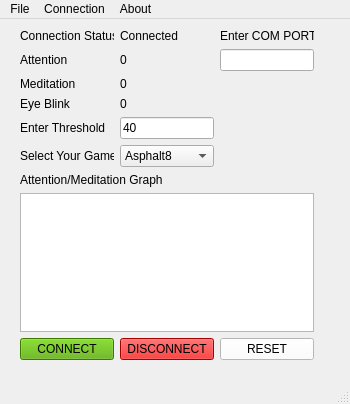
<?xml version="1.0" encoding="UTF-8"?>
<ui version="4.0">
 <class>MainWindow</class>
 <widget class="QMainWindow" name="MainWindow">
  <property name="geometry">
   <rect>
    <x>0</x>
    <y>0</y>
    <width>350</width>
    <height>404</height>
   </rect>
  </property>
  <property name="minimumSize">
   <size>
    <width>350</width>
    <height>200</height>
   </size>
  </property>
  <property name="windowTitle">
   <string>MainWindow</string>
  </property>
  <widget class="QWidget" name="centralwidget">
   <widget class="QWidget" name="gridLayoutWidget">
    <property name="geometry">
     <rect>
      <x>20</x>
      <y>10</y>
      <width>294</width>
      <height>331</height>
     </rect>
    </property>
    <layout class="QGridLayout" name="gridLayout_2">
     <item row="9" column="1">
      <widget class="QPushButton" name="pushButton_2">
       <property name="styleSheet">
        <string notr="true">background-color: rgb(230, 0, 0);
font: 11pt &quot;MS Shell Dlg 2&quot;;</string>
       </property>
       <property name="text">
        <string>DISCONNECT</string>
       </property>
      </widget>
     </item>
     <item row="0" column="0">
      <widget class="QLabel" name="label_2">
       <property name="text">
        <string>Connection Status:</string>
       </property>
      </widget>
     </item>
     <item row="0" column="1">
      <widget class="QLabel" name="label_5">
       <property name="text">
        <string>Connected</string>
       </property>
      </widget>
     </item>
     <item row="9" column="2">
      <widget class="QPushButton" name="pushButton_3">
       <property name="styleSheet">
        <string notr="true">background-color: rgb(255, 255, 255);
font: 11pt &quot;MS Shell Dlg 2&quot;;</string>
       </property>
       <property name="text">
        <string>RESET</string>
       </property>
      </widget>
     </item>
     <item row="9" column="0">
      <widget class="QPushButton" name="pushButton">
       <property name="styleSheet">
        <string notr="true">background-color: rgb(85, 170, 0);
font: 12pt &quot;MS Shell Dlg 2&quot;;</string>
       </property>
       <property name="text">
        <string>CONNECT</string>
       </property>
      </widget>
     </item>
     <item row="5" column="1">
      <widget class="QComboBox" name="comboBox">
       <item>
        <property name="text">
         <string>Asphalt8</string>
        </property>
       </item>
       <item>
        <property name="text">
         <string>GTA Sanandreas</string>
        </property>
       </item>
       <item>
        <property name="text">
         <string>NFS MMW</string>
        </property>
       </item>
      </widget>
     </item>
     <item row="4" column="1">
      <widget class="QLineEdit" name="lineEdit">
       <property name="text">
        <string>40</string>
       </property>
      </widget>
     </item>
     <item row="4" column="0">
      <widget class="QLabel" name="label_6">
       <property name="text">
        <string>Enter Threshold</string>
       </property>
      </widget>
     </item>
     <item row="1" column="0">
      <widget class="QLabel" name="label_3">
       <property name="text">
        <string>Attention</string>
       </property>
      </widget>
     </item>
     <item row="1" column="1">
      <widget class="QLabel" name="label_8">
       <property name="text">
        <string>0</string>
       </property>
      </widget>
     </item>
     <item row="3" column="0">
      <widget class="QLabel" name="label_7">
       <property name="text">
        <string>Eye Blink</string>
       </property>
      </widget>
     </item>
     <item row="7" column="0" colspan="3">
      <widget class="QTextEdit" name="textEdit"/>
     </item>
     <item row="3" column="1">
      <widget class="QLabel" name="label_10">
       <property name="text">
        <string>0</string>
       </property>
      </widget>
     </item>
     <item row="2" column="1">
      <widget class="QLabel" name="label_9">
       <property name="text">
        <string>0</string>
       </property>
      </widget>
     </item>
     <item row="5" column="0">
      <widget class="QLabel" name="label">
       <property name="font">
        <font>
         <weight>50</weight>
         <bold>false</bold>
        </font>
       </property>
       <property name="text">
        <string>Select Your Game:</string>
       </property>
      </widget>
     </item>
     <item row="2" column="0">
      <widget class="QLabel" name="label_4">
       <property name="text">
        <string>Meditation</string>
       </property>
      </widget>
     </item>
     <item row="6" column="0" colspan="2">
      <widget class="QLabel" name="label_11">
       <property name="text">
        <string>Attention/Meditation Graph</string>
       </property>
      </widget>
     </item>
     <item row="1" column="2">
      <widget class="QLineEdit" name="lineEdit_2"/>
     </item>
     <item row="0" column="2">
      <widget class="QLabel" name="label_12">
       <property name="text">
        <string>Enter COM PORT</string>
       </property>
      </widget>
     </item>
    </layout>
   </widget>
  </widget>
  <widget class="QMenuBar" name="menubar">
   <property name="geometry">
    <rect>
     <x>0</x>
     <y>0</y>
     <width>350</width>
     <height>21</height>
    </rect>
   </property>
   <widget class="QMenu" name="menuEile">
    <property name="title">
     <string>File</string>
    </property>
    <addaction name="actionExit"/>
   </widget>
   <widget class="QMenu" name="menuConnection">
    <property name="title">
     <string>Connection</string>
    </property>
   </widget>
   <widget class="QMenu" name="menuAbout">
    <property name="title">
     <string>About</string>
    </property>
    <addaction name="actionSoftware"/>
    <addaction name="actionHardware"/>
    <addaction name="actionInfo"/>
    <addaction name="actionDeveloper"/>
   </widget>
   <addaction name="menuEile"/>
   <addaction name="menuConnection"/>
   <addaction name="menuAbout"/>
  </widget>
  <widget class="QStatusBar" name="statusbar"/>
  <action name="actionExit">
   <property name="text">
    <string>Exit</string>
   </property>
  </action>
  <action name="actionWiFi">
   <property name="text">
    <string>WiFi</string>
   </property>
  </action>
  <action name="actionEthernet">
   <property name="text">
    <string>Ethernet</string>
   </property>
  </action>
  <action name="actionSoftware">
   <property name="text">
    <string>Software</string>
   </property>
  </action>
  <action name="actionHardware">
   <property name="text">
    <string>Hardware</string>
   </property>
  </action>
  <action name="actionInfo">
   <property name="text">
    <string>Info</string>
   </property>
  </action>
  <action name="actionDeveloper">
   <property name="text">
    <string>Developer</string>
   </property>
  </action>
 </widget>
 <resources/>
 <connections/>
</ui>
